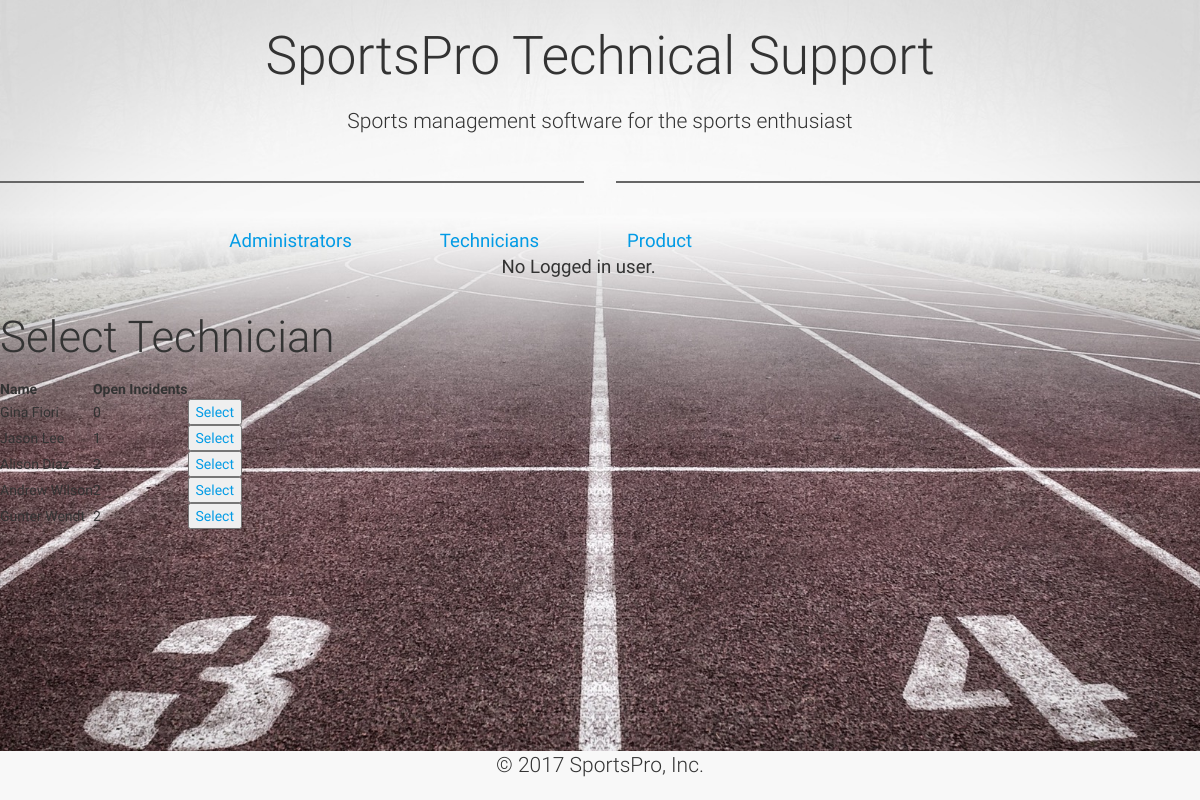
Page /incident_assign/selectTech.php?customerID=1065 on the committed database.
### tables this page shows
CREATE TABLE `technicians` (
  `techID` int(11) NOT NULL,
  `firstName` varchar(50) NOT NULL,
  `lastName` varchar(50) NOT NULL,
  `email` varchar(50) NOT NULL,
  `phone` varchar(20) NOT NULL,
  `password` varchar(20) NOT NULL
);

### incident_assign/selectTech.php (the view, shortened to what this page needs)
<?php
include '../view/header.php';
include "../config.php";
?>
<?php
if (isset($_GET['customerID'])){
$sql = "SELECT techID,firstName,lastName,(SELECT COUNT(techID) FROM incidents WHERE technicians.techID = incidents.techID) AS openIncidents FROM technicians ORDER BY openIncidents";
if( $result = mysqli_query($connectdb,$sql)){
	echo "<h3>Select Technician</h3>";
	echo "<table>";
	echo"<tr><th>Name</th><th>Open Incidents</th></tr>";
	while($row = mysqli_fetch_object($result)){
		echo"<tr>";
		echo"<td>".$row->firstName."\t".$row->lastName."</td>";
		echo "<td>".$row->openIncidents."</td>";
		echo "<td><a href='assignInci.php?technicianID=". $row->techID."&customerID=".$_SESSION['customerID']."''><button>Select</button></a></td>";
		echo"<tr>";
	}
		echo "</table>";
}}
?>
<?php include '../view/footer.php'; ?>

### assets/css/style.css (style rules this page uses)
.view { height: 100%; }
.view { background:url(../img/bg-img.jpeg)no-repeat center center fixed; -webkit-background-size: cover; -moz-background-size: cover; -o-background-size: cover; background-size: cover; }

### rows in the picture
technicians: firstName "Gina", lastName "Fiori", openIncidents "0"
technicians: firstName "Jason", lastName "Lee", openIncidents "1"
technicians: firstName "Alison", lastName "Diaz", openIncidents "2"
technicians: firstName "Andrew", lastName "Wilson", openIncidents "2"
technicians: firstName "Gunter", lastName "Wendt", openIncidents "2"

### other values in the picture
$notLogin "No Logged in user."
